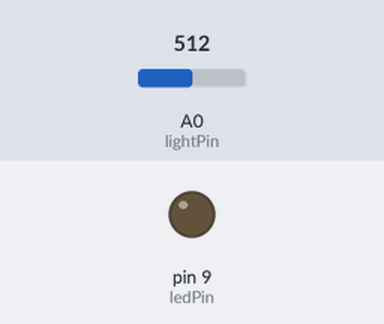
A sketch run on a simulated Arduino Uno, built with avr-gcc and run on an emulated ATmega328P. Parts: output pins drawn as LEDs (lit = HIGH). Inputs (shaded band) come from the test bench; at power-on: A0 (lightPin) = 512.

Above: at 1.2 s.
1.3 s: A0 (lightPin) set to 307
2.8 s: A0 (lightPin) set to 283
At 3.3 s:
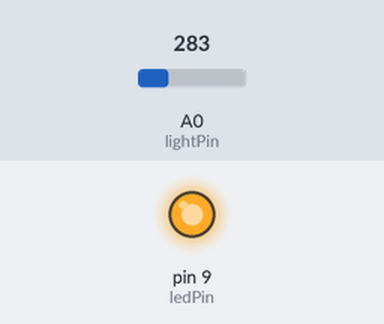
4.3 s: A0 (lightPin) set to 306
At 4.6 s:
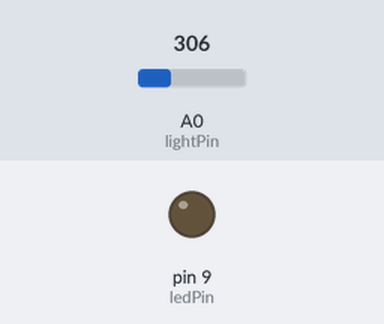
5.8 s: A0 (lightPin) set to 290
At 7.1 s:
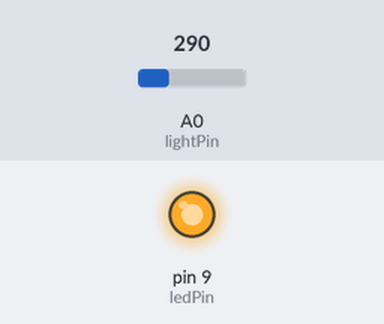
Timing chart, 0 to 8.3 s (numbered marks = the images above; inputs shaded):
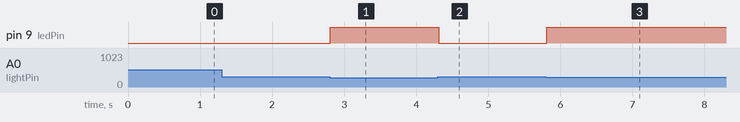

Measured:
- the behaviour switches between 300 and 299 on A0 (lightPin) (found by bisection; images 0 and 1)
- after the input at 1.3 s, every drawn part: stays the same
- after the input at 2.8 s, pin 9 (ledPin): LOW → HIGH at once
- after the input at 4.3 s, pin 9 (ledPin): HIGH → LOW at once
- after the input at 5.8 s, pin 9 (ledPin): LOW → HIGH at once

The sketch:

light-led.ino
```cpp
/*
  Test project
  Generated by ArduDeck from a visual flow.
  - Light Sensor -> A0
  - LED -> D9
*/

// --- Pins ---
const int lightPin = A0;
const int ledPin = 9;

void setup() {
  pinMode(ledPin, OUTPUT);
}

void loop() {
  int lightValue = analogRead(lightPin);

  // Light Sensor is less than 300
  if (lightValue < 300) {
    digitalWrite(ledPin, HIGH);
  } else {
    digitalWrite(ledPin, LOW);
  }

  delay(50);
}
```
